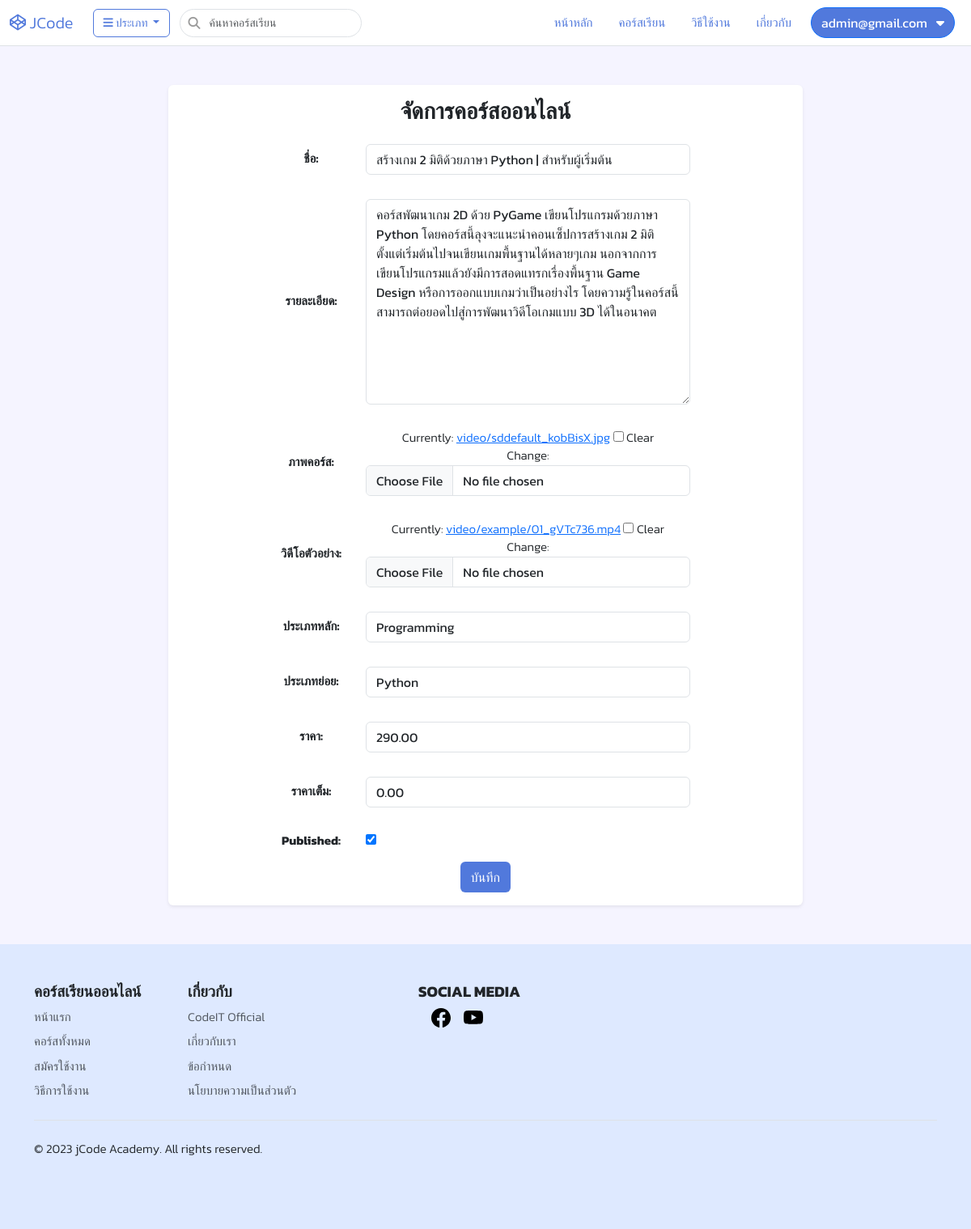
The page /video/updatevideo/14 (signed in) on the database its author committed.
### video/models.py (models this page shows, shortened)
class Video(models.Model):
    member = models.ForeignKey(Member,null=True, blank=True, on_delete=models.CASCADE)
    name = models.CharField(max_length=250)
    slug = models.SlugField(max_length=450)
    description = models.TextField(null=True, blank=True)
    image = models.FileField(upload_to='video', null=True, blank=True)
    videoexample=models.FileField(upload_to='video/example', null=True, blank=True)
    videoexample_url = models.CharField(max_length=450, null=True, blank=True)
    category = models.ForeignKey(Category, null=True, blank=True, on_delete=models.SET_NULL)
    category_sub = models.ForeignKey(CategorySub, null=True, blank=True, on_delete=models.SET_NULL)
    price = models.DecimalField(max_digits=15, decimal_places=2, null=True, blank=True, default=0)
    price_before = models.DecimalField(max_digits=15, decimal_places=2, null=True, blank=True, default=0)
    published = models.BooleanField(default=False)
    created = models.DateTimeField(auto_now_add=True)
    updated = models.DateTimeField(auto_now=True)

### app/models.py (models this page shows)
class Category(models.Model):
    name = models.CharField(max_length=100)
    created = models.DateTimeField(auto_now_add=True)
    updated = models.DateTimeField(auto_now=True)
    def __str__(self):
        return self.name

class CategorySub(models.Model):
    category = models.ForeignKey(Category, on_delete=models.CASCADE)
    name = models.CharField(max_length=100)
    created = models.DateTimeField(auto_now_add=True)
    updated = models.DateTimeField(auto_now=True)
    def __str__(self):
        return self.name

### video/views.py (the view)
# urls.py: path('updatevideo/<int:id>',views.update_video,name='update_course'),
@login_required(login_url="/login")
def update_video(request, id):
    videos= Video.objects.get(id=id)
    if request.method == 'POST':
        form = VideoForm(request.POST,request.FILES, instance=videos)
        if form.is_valid():
            video = form.save(commit=False)
            if request.FILES.get('videoexample'):
                BASE_DIR = Path(__file__).resolve().parent.parent
                video_file = request.FILES['videoexample']
                file_name, file_extension = os.path.splitext(video_file.name)
                upload_file_name = '{0}{1}'.format(uuid.uuid1(), file_extension)
                upload_file_media = '/media/video/example/'
                media_path = upload_file_media + '' + upload_file_name
                absolute_path = str(BASE_DIR) + '' + media_path
                with open(absolute_path, 'wb+') as fs_dest:
                    for chunk in video_file.chunks():
                        fs_dest.write(chunk)
                video.videoexample_url = media_path
            video.save()
            messages.success(request, 'บันทึกสำเร็จ')
            return redirect('video:management_course')
    else:
        form = VideoForm(instance=videos)
    return render(request, 'video/course/update_course.html', {'form': form})

### video/forms.py
class VideoForm(forms.ModelForm):
    class Meta:
        model = Video
        exclude = ['id','member', 'slug', 'created', 'updated','videoexample_url']
        labels ={
            'name':'ชื่อ',
            'description':'รายละเอียด',
            'image':'ภาพคอร์ส',
            'videoexample':'วิดีโอตัวอย่าง',
            'category':'ประเภทหลัก',
            'category_sub':'ประเภทย่อย',
            'price':'ราคา',
            'price_before':'ราคาเต็ม'
        }
    def __init__(self, *args, **kwargs):
            super(VideoForm, self).__init__(*args, **kwargs)
            for field_name, field in self.fields.items():
                if field_name != 'published':
                    field.widget.attrs['class'] = 'form-control'

### app/context_processors1.py (called while the page is built)
def category_list(request):
    categories = Category.objects.all()
    category_subs = CategorySub.objects.all().order_by('category')
    ip=settings.VIDEO_SERVER_URL
    context = {
        'category_list':categories,
        'subcategory_list':category_subs,
        'ip':ip
    }
    return context

def member_list(request):
    members=Member.objects.filter(user_id=request.user.id).first()
    context={
        'member_list':members
    }
    return context

### templates/video/course/update_course.html (shortened to what this page needs)
{% extends "layout/baseform.html" %}
{% block content %}
<div class="col-lg-8 offset-lg-2">
<div class="card shadow-sm mb-5 border-0">
<div class="card-body">
<h3 style="text-align: center;"><b>จัดการคอร์สออนไลน์</b></h3>
<form id ='add_form' method="post" enctype="multipart/form-data" data-catsub-url="{% url 'video:ajax_load_category_sub' %}">
    <div style="text-align: center;">
      <table class="table-form">
        {{ form.as_table }}
    </table>
  </div>
  <div style="text-align: center;">
    <input name="submit-update-course" type="submit" class="btn btn btn-update mx-2" value="บันทึก">
  </div>
  </div>
</div>
</div>
{% endblock %}

### templates/layout/baseform.html (shortened to what this page needs)
{% load static %}
<!DOCTYPE html>
<html lang="en">
<head>
  <link href="https://cdn.jsdelivr.net/npm/bootstrap@5.3.0-alpha1/dist/css/bootstrap.min.css" rel="stylesheet">
  <link href="https://cdnjs.cloudflare.com/ajax/libs/font-awesome/6.2.1/css/all.min.css" rel="stylesheet">
  <link href="https://cdn.jsdelivr.net/npm/sweetalert2@11.7.1/dist/sweetalert2.min.css" rel="stylesheet">
  <link rel="stylesheet" href="{% static 'css/styleform.css' %}">
</head>
<body>
  <nav class="navbar navbar-expand-md navbar-light  bg-white border-bottom mb-5">
    <div class="container-fluid">
      <a class="navbar-brand" href="{% url 'app:index' %}">
        <i class="fab fa-codepen" style="color:#5179DC"></i>
        <span style="color:#5179DC">JCode</span>
      </a>
      <div class="collapse navbar-collapse" id="navbarCollapse">
        <div class="d-flex">
          <div class="dropdown">
            <button class="btn btn-outline-primary btn-category dropdown-toggle mx-2" type="button" id="dropdownMenuButton"
              data-bs-toggle="dropdown" aria-expanded="false">
              <i class="fa fa-bars"></i> ประเภท
            </button>
            {% regroup subcategory_list by category as category_list1 %}
          </div>
        <form method="post" action="{% url 'app:search' %}" >
        <div class="navbar-search ms-1">
          <i class="fa fa-search"></i>
        <input type="text" name="txtSearch" class="advanced2AutoCompleteInput form-control" placeholder="ค้นหาคอร์สเรียน" autocomplete="off">
      </div>
    </form>
    </div>
        <ul class="navbar-nav ms-auto mb-2 mb-md-0">
          <li class="nav-item mx-2">
            <a class="nav-link " aria-current="page" href="{% url 'app:index' %}">หน้าหลัก</a>
          </li>
          <li class="nav-item mx-2">
            <a class="nav-link" href="{% url 'video:index' %}">คอร์สเรียน</a>
          </li>
          <li class="nav-item mx-2">
            <a class="nav-link" href="{% url 'app:howto' %}">วิธีใช้งาน</a>
          </li>
          <li class="nav-item mx-2">
            <a class="nav-link" href="{% url 'app:about' %}">เกี่ยวกับ</a>
          </li>
        </ul>
        {% if user.is_authenticated %}
        <div class="dropdown">
          <button class="btn btn-primary btn-profile dropdown mx-2" type="button" id="dropdownMenuButton"
            data-bs-toggle="dropdown" aria-expanded="false">
            <div class="profile_img" >
              {{request.user.email}} &nbsp;
              <i class="fa-solid fa-caret-down"></i>
            </div>
          </button>
        </div>
        {% endif %}
      </div>
    </div>
  </nav>
  <div class="container-fluid">
    {% block content %}{% endblock %}
  </div>
    <div style="background-color: #dee9ff;margin-top: auto;">
      <div class="container">
        <footer class="py-5">
          <div class="row">
            <div class="col-6 col-md-2 mb-3" >
              <h6><b>คอร์สเรียนออนไลน์</b></h6>
              <ul class="nav flex-column">
                <li class="nav-item mb-2"><a href="{% url 'app:index'%}" class="nav-link p-0 text-muted">หน้าแรก</a></li>
                <li class="nav-item mb-2"><a href="{% url 'video:index'%}" class="nav-link p-0 text-muted">คอร์สทั้งหมด</a></li>
                <li class="nav-item mb-2"><a href="{% url 'video:video_add'%}" class="nav-link p-0 text-muted">สมัครใช้งาน</a></li>
                <li class="nav-item mb-2"><a href="{% url 'app:howto'%}" class="nav-link p-0 text-muted">วิธีการใช้งาน</a></li>
              </ul>
            </div>
            <div class="col-6 col-md-2 mb-3">
              <h6><b>เกี่ยวกับ</b></h6>
              <ul class="nav flex-column">
                <li class="nav-item mb-2"><a href="#" class="nav-link p-0 text-muted">CodeIT Official</a></li>
                <li class="nav-item mb-2"><a href="{% url 'app:about'%}" class="nav-link p-0 text-muted">เกี่ยวกับเรา</a></li>
                <li class="nav-item mb-2"><a href="#" class="nav-link p-0 text-muted">ข้อกำหนด</a></li>
                <li class="nav-item mb-2"><a href="#" class="nav-link p-0 text-muted">นโยบายความเป็นส่วนตัว</a></li>
              </ul>
            </div>
            <div class="col-md-5 offset-md-1 mb-3">
              <h6><b>SOCIAL MEDIA</b></h6>
              <ul class="list-unstyled d-flex">
                <li class="ms-3"><a class="link-dark" href="#"><svg class="bi" width="24" height="24"><use xlink:href="#facebook"/></svg></a></li>
                <li class="ms-3"><a class="link-dark" href="#"><svg class="bi" width="24" height="24"><use xlink:href="#youtube"/></svg></a></li>
              </ul>
            </div>
          </div>
          <div class="d-flex flex-column flex-sm-row justify-content-between py-4 border-top">
            <p>&copy; 2023 jCode Academy. All rights reserved.</p>
          </div>
        </footer>
      </div>
      </div>
</body>
</html>

### static/css/styleform.css (style rules this page uses)
body { font-size: 15px; background-color: #f5f4ff; font-weight: 300; font-family: 'Kanit', sans-serif; }
.navbar-nav .nav-item .nav-link { color: #5179DC; }
.navbar-search { position: relative; margin: 2px 0; cursor: pointer; }
.navbar-search .fa { position: absolute; left: 10px; top:10px; color: rgb(155, 155, 155); }
.navbar-search .form-control { padding-left:35px ; font-weight: 300; font-size: 14px; border-radius: 20px; }
.btn-category { margin: 2px 0; font-size: 14px; color: #5179DC; border-color: #5179DC; }
span { color: rgb(60, 60, 60) }
h6 { font-size: 19px; }
.btn-update { background-color: #5179DC; color: #FFF; text-align: center; }
.btn-profile { color: rgb(255, 255, 255); background-color: #5179DC; border-radius: 30px; }
.table-form { align-items: center; margin-left: auto; margin-right: auto; }
.table-form tr:nth-child(5) td { text-align: left; padding-left: 15px; }
.table-form tr:last-child td { text-align: left; padding-left: 15px; }
.table-form tr th { padding: 15px; }
.table-form tr td { padding: 15px; }

### rows shown on the page
Video: name "สร้างเกม 2 มิติด้วยภาษา Python | สำหรับผู้เริ่มต้น", description "คอร์สพัฒนาเกม 2D ด้วย PyGame เขียนโปรแกรมด้วยภาษา Python โดยคอร์สนี้ลุงจะแนะนำคอนเซ็ปการสร้างเกม 2 มิติตั้งแต่เริ่มต้นไปจนเขียนเกมพื้นฐานได้หลายๆเกม นอกจากการเขียนโปรแกรมแล้วยังมีการสอดแทรกเรื่องพื้นฐาน Game Design หรือการออกแบบเกมว่าเป็นอย่างไร โดยความรู้ในคอร์สนี้สามารถต่อยอดไปสู่การพัฒนาวิดีโอเกมแบบ 3D ได้ในอนาคต", category "Programming", category_sub "Python", price "290.00", price_before "0.00", published "☑"

### other values the page prints
{{ request.user.email }} "admin@gmail.com"
